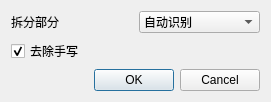
<?xml version="1.0" encoding="UTF-8"?>
<ui version="4.0">
 <class>Dialog</class>
 <widget class="QDialog" name="Dialog">
  <property name="geometry">
   <rect>
    <x>0</x>
    <y>0</y>
    <width>271</width>
    <height>97</height>
   </rect>
  </property>
  <property name="windowTitle">
   <string>拆分试卷</string>
  </property>
  <layout class="QVBoxLayout" name="verticalLayout">
   <item>
    <layout class="QHBoxLayout" name="horizontalLayout">
     <item>
      <widget class="QLabel" name="label">
       <property name="text">
        <string>拆分部分</string>
       </property>
      </widget>
     </item>
     <item>
      <widget class="QComboBox" name="comboBox">
       <item>
        <property name="text">
         <string>自动识别</string>
        </property>
       </item>
       <item>
        <property name="text">
         <string>1</string>
        </property>
       </item>
       <item>
        <property name="text">
         <string>2</string>
        </property>
       </item>
       <item>
        <property name="text">
         <string>3</string>
        </property>
       </item>
       <item>
        <property name="text">
         <string>4</string>
        </property>
       </item>
      </widget>
     </item>
    </layout>
   </item>
   <item>
    <widget class="QCheckBox" name="checkBox">
     <property name="text">
      <string>去除手写</string>
     </property>
     <property name="checked">
      <bool>true</bool>
     </property>
    </widget>
   </item>
   <item>
    <widget class="QDialogButtonBox" name="buttonBox">
     <property name="orientation">
      <enum>Qt::Horizontal</enum>
     </property>
     <property name="standardButtons">
      <set>QDialogButtonBox::Cancel|QDialogButtonBox::Ok</set>
     </property>
    </widget>
   </item>
  </layout>
 </widget>
 <resources/>
 <connections>
  <connection>
   <sender>buttonBox</sender>
   <signal>accepted()</signal>
   <receiver>Dialog</receiver>
   <slot>accept()</slot>
   <hints>
    <hint type="sourcelabel">
     <x>248</x>
     <y>254</y>
    </hint>
    <hint type="destinationlabel">
     <x>157</x>
     <y>274</y>
    </hint>
   </hints>
  </connection>
  <connection>
   <sender>buttonBox</sender>
   <signal>rejected()</signal>
   <receiver>Dialog</receiver>
   <slot>reject()</slot>
   <hints>
    <hint type="sourcelabel">
     <x>316</x>
     <y>260</y>
    </hint>
    <hint type="destinationlabel">
     <x>286</x>
     <y>274</y>
    </hint>
   </hints>
  </connection>
 </connections>
</ui>
